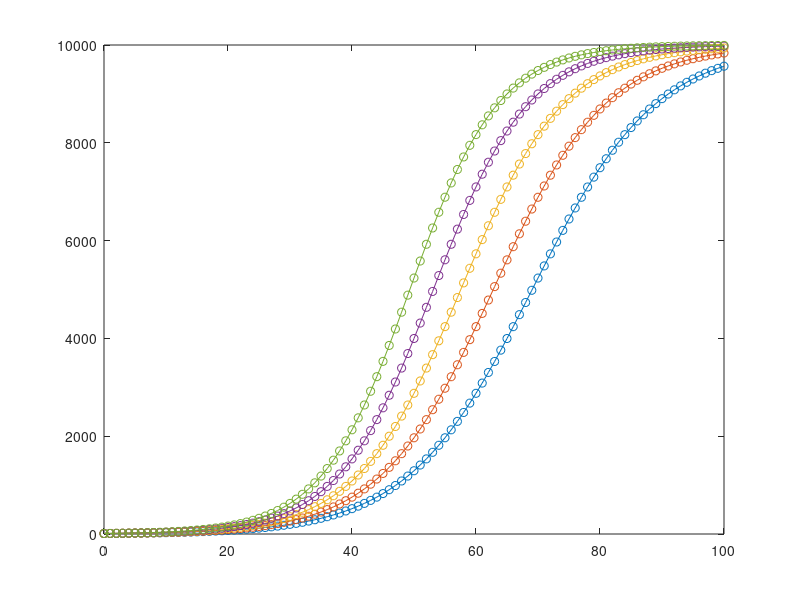

This figure's MATLAB source:
f = @(t,x,r,K) r*x*(1-x/K);

START = 0; END = 100;

test_r = [0.10 0.11 0.12 0.13 0.14];
K = 10000;
P = 10;
res = [];

res(:,1) = [0:100];

for i = 1:5
 [t,y] = ode45(f, [START:END], P,odeset,test_r(i),K);
 res(:,i+1) = y;
 plot(t, y,'-o');
 hold on
end

res(1:5,:)